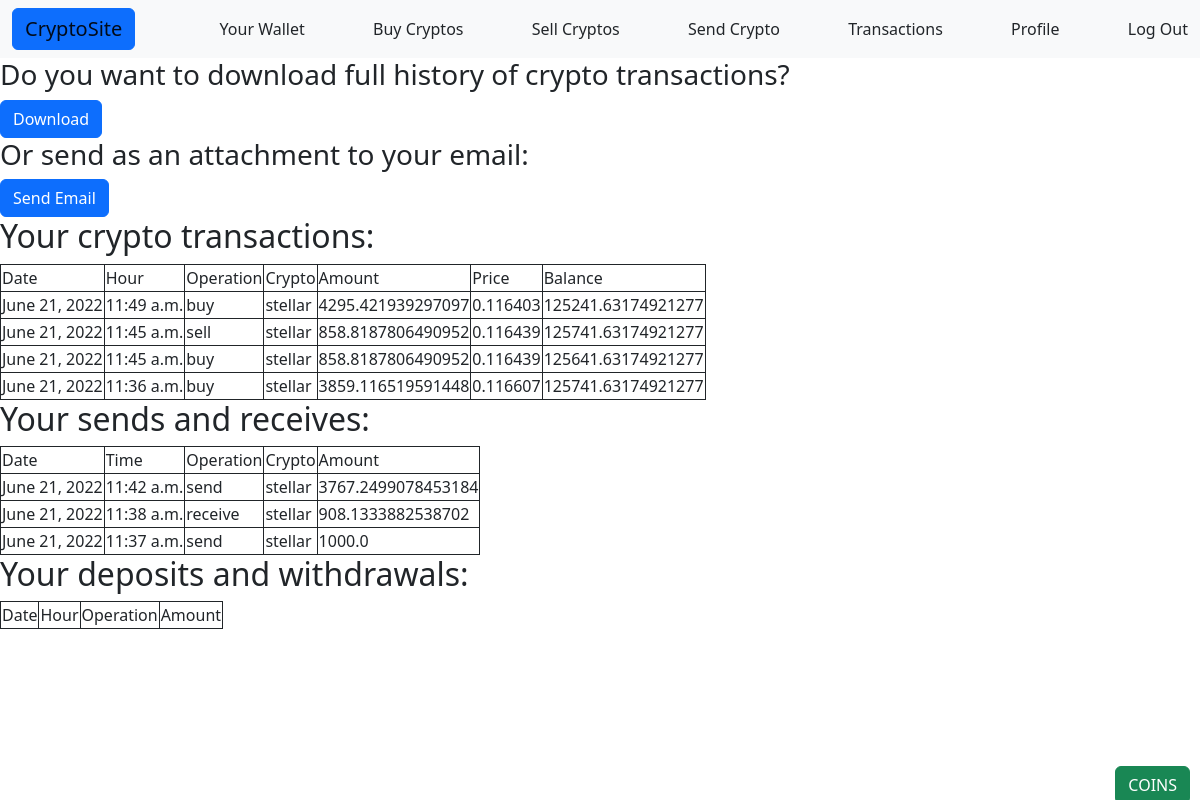
Page /transactions/ (signed in) on the committed database.
### crypto/models.py (models this page shows, shortened)
class Transaction(models.Model):
    user = models.ForeignKey(
            User, on_delete=models.CASCADE, null=True, blank=True)
    day_created = models.DateField()
    time_created = models.TimeField()
    type = models.CharField(max_length=30)
    coin = models.CharField(max_length=30)
    quantityCrypto = models.FloatField()
    price = models.FloatField()
    balance_after = models.FloatField()
    class Meta:
        ordering = ['-day_created', '-time_created']

class SendReceive_Transaction(models.Model):
    user = models.ForeignKey(
            User, on_delete=models.CASCADE, null=True, blank=True)
    day_created = models.DateField()
    time_created = models.TimeField()
    type = models.CharField(max_length=15)
    cryptoName = models.CharField(max_length=30)
    quantity = models.FloatField()
    class Meta:
        ordering = ['-day_created', '-time_created']

### crypto/views.py (the view)
# urls.py: path('transactions/', transactions_history, name='transactions'),
@login_required(login_url='/login')
def transactions_history(request):
    user_transactions = Transaction.objects.filter(user=request.user)
    user_deposit_withdraw_transactions = DepositWithdraw_Transaction.objects.filter(user=request.user)
    user_sendreceive_transactions = SendReceive_Transaction.objects.filter(user=request.user)
    return render(request, 'transactions.html', {
        'transactions': user_transactions,
        'deposit_withdraw': user_deposit_withdraw_transactions,
        'send_receive': user_sendreceive_transactions,
    })

### crypto/templates/transactions.html (shortened to what this page needs)
{% extends 'base.html' %}
{% load static %}
    {% block content %}
    <h3>Do you want to download full history of crypto transactions?</h3>
    <a class="btn btn-primary" href="{% url 'pdftransactions' %}">Download</a>
    <h3>Or send as an attachment to your email: </h3>
    <a class="btn btn-primary" href="{% url 'emailatt' %}">Send Email</a>
    <h2>Your crypto transactions: </h2>
        <table>
            <td>Date</td>
            <td>Hour</td>
            <td>Operation</td>
            <td>Crypto</td>
            <td>Amount</td>
            <td>Price</td>
            <td>Balance</td>
            {% for i in transactions %}
            <tr>
                <td>{{ i.day_created }}</td>
                <td>{{ i.time_created }}</td>
                <td>{{ i.type }}</td>
                <td>{{ i.coin }}</td>
                <td>{{ i.quantityCrypto }}</td>
                <td>{{ i.price }}</td>
                <td>{{ i.balance_after }}</td>
            </tr>
            {% endfor %}
        </table>
        <h2>Your sends and receives: </h2>
        <table>
            <td>Date</td>
            <td>Time</td>
            <td>Operation</td>
            <td>Crypto</td>
            <td>Amount</td>
            {% for i in send_receive %}
            <tr>
                <td>{{ i.day_created }}</td>
                <td>{{ i.time_created }}</td>
                <td>{{ i.type }}</td>
                <td>{{ i.cryptoName }}</td>
                <td>{{ i.quantity }}</td>
            </tr>
            {% endfor %}
        </table>
        <h2>Your deposits and withdrawals:</h2>
        <table>
            <td>Date</td>
            <td>Hour</td>
            <td>Operation</td>
            <td>Amount</td>
        </table>
    {% endblock content %}

### crypto/templates/base.html (shortened to what this page needs)
{% load static %}
<!DOCTYPE html>
<html lang="en" dir="ltr">
    <head>
        <link href="https://cdn.jsdelivr.net/npm/bootstrap@5.2.0-beta1/dist/css/bootstrap.min.css" rel="stylesheet">
        <link rel="stylesheet" href="{% static 'crypto/styles/base.css' %}">
    </head>
    <body>
        <nav class="navbar navbar-light bg-light">
          <div class="container-fluid">
            <a class="navbar-brand btn btn-primary" href="{% url 'wallet' %}">CryptoSite</a>
            <a class="nav-link" href="{% url 'wallet' %}">Your Wallet</a>
            <a class="nav-link" href="{% url 'buycryptos' %}">Buy Cryptos</a>
            <a class="nav-link" href="{% url 'sellcryptos' %}">Sell Cryptos</a>
            <a class="nav-link" href="{% url 'sendcryptos' %}">Send Crypto</a>
            <a class="nav-link" href="{% url 'transactions' %}">Transactions</a>
            <a class="nav-link" href="{% url 'userprofile' %}">Profile</a>
            <a class="nav-link" href="{% url 'logout' %}">Log Out</a>
          </div>
        </nav>
        <a id="coins-btn" class="btn btn-success" href="https://www.coingecko.com/pl" target="_blank">COINS</a>
        {% block content %}{% endblock content %}
    </body>
</html>

### crypto/static/crypto/styles/base.css (style rules this page uses)
body { background-color: white; }
.tr, th, td { border: 1px solid; }
#coins-btn { position: fixed; right: 10px; bottom: -4px; }

### rows in the picture
Transaction: day_created "June 21, 2022", time_created "11:49 a.m.", type "buy", coin "stellar", quantityCrypto "4295.421939297097", price "0.116403", balance_after "125241.63174921277"
Transaction: day_created "June 21, 2022", time_created "11:45 a.m.", type "sell", coin "stellar", quantityCrypto "858.8187806490952", price "0.116439", balance_after "125741.63174921277"
Transaction: day_created "June 21, 2022", time_created "11:45 a.m.", type "buy", coin "stellar", quantityCrypto "858.8187806490952", price "0.116439", balance_after "125641.63174921277"
Transaction: day_created "June 21, 2022", time_created "11:36 a.m.", type "buy", coin "stellar", quantityCrypto "3859.116519591448", price "0.116607", balance_after "125741.63174921277"
SendReceive_Transaction: day_created "June 21, 2022", time_created "11:42 a.m.", type "send", cryptoName "stellar", quantity "3767.2499078453184"
SendReceive_Transaction: day_created "June 21, 2022", time_created "11:38 a.m.", type "receive", cryptoName "stellar", quantity "908.1333882538702"
SendReceive_Transaction: day_created "June 21, 2022", time_created "11:37 a.m.", type "send", cryptoName "stellar", quantity "1000.0"
